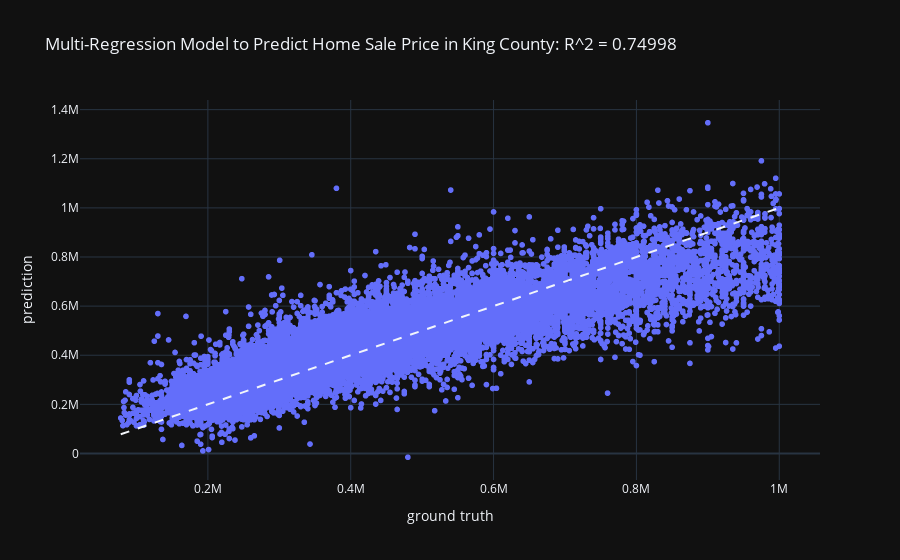
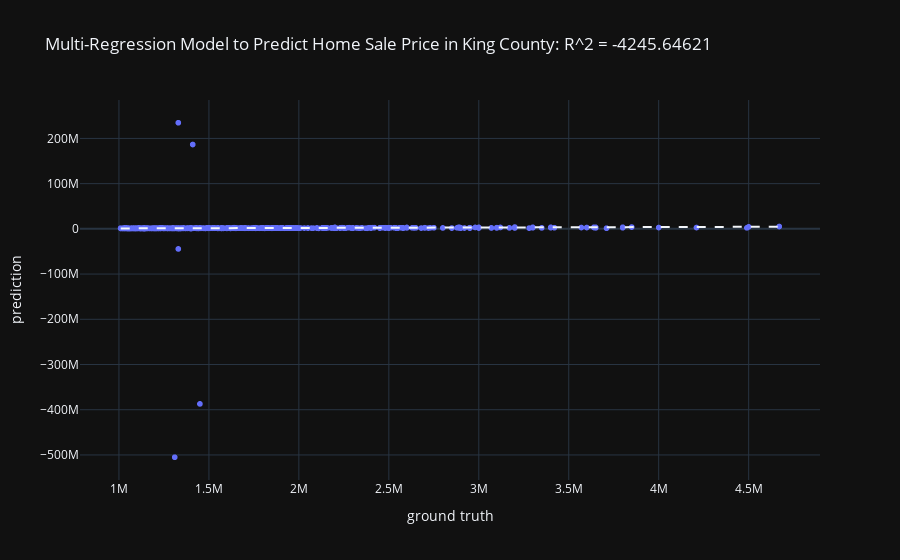

The code cell stored with these charts, in order, in its notebook:
### Code cell
for tier in home_groups:
    y = tier['price']
    X = tier[['bedrooms', 'bathrooms', 'sqft_living', 'floors', 'waterfront',
                          'sqft_above', 'sqft_basement', 'yr_renovated', 'lat', 'sqft_living15',
                          'renovated', 'view_ord', 'grade_ord', 'Avg. Income/H/hold']]


    linear_with_interaction = PolynomialFeatures(degree=2, interaction_only=True, include_bias=False)

    X_transformed = linear_with_interaction.fit_transform(X)

    feat_names = pd.Series(linear_with_interaction.get_feature_names())

    feat_names
    xs = ['x0', 'x1', 'x2', 'x3', 'x4', 'x5', 'x6', 'x7', 'x8', 'x9', 'x10', 'x11', 'x12', 'x13']

    columns = X.columns

    map_dict = {x: y for x, y in zip(xs, columns)}

    for key, value in map_dict.items():
        feat_names = feat_names.str.replace(key, value)

    income_trans = pd.DataFrame(X_transformed)

    income_trans.columns = feat_names

    income_trans = income_trans.join(dummy_zip)
    # Generate train/test sets

    X_train, X_test, y_train, y_test = train_test_split(
        income_trans, y, test_size=.3, random_state=42
    )

    # Init, fit, score
    interactions_model = LinearRegression()
    interactions_model.fit(X_train, y_train)

    print(f"Training score: {interactions_model.score(X_train, y_train)}")

    print(f"Testing score: {interactions_model.score(X_test, y_test)}")

    interactions_model_score = interactions_model.score(X_test, y_test)
    # Now its time to visualize our beautiful result!

    X = income_trans
    y = tier['price']
    y_pred = interactions_model.predict(income_trans)

    fig = px.scatter(x=y, y=y_pred, labels={'x': 'ground truth', 'y': 'prediction'},
                     title=f"Multi-Regression Model to Predict Home Sale Price in King County: R^2 = {interactions_model_score:.05f}")
    fig.add_shape(
        type="line", line=dict(dash='dash'),
        x0=y.min(), y0=y.min(),
        x1=y.max(), y1=y.max()
    )

    fig.show()

### Figure 1 — Plotly figure (JSON) as saved in the notebook; plotly's stock layout.template omitted (floating-point values rounded to 4 significant figures; data arrays with more than 128 entries replaced by an {"elided": "..."} marker saying what was removed)
{"data": [{"hovertemplate": "ground truth=%{x}<br>prediction=%{y}<extra></extra>", "legendgroup": "", "marker": {"color": "#636efa", "symbol": "circle"}, "mode": "markers", "name": "", "showlegend": false, "x": {"elided": "18970 int values"}, "xaxis": "x", "y": {"elided": "18970 float values"}, "yaxis": "y", "type": "scattergl"}], "layout": {"xaxis": {"anchor": "y", "domain": [0.0, 1.0], "title": {"text": "ground truth"}}, "yaxis": {"anchor": "x", "domain": [0.0, 1.0], "title": {"text": "prediction"}}, "legend": {"tracegroupgap": 0}, "title": {"text": "Multi-Regression Model to Predict Home Sale Price in King County: R^2 = 0.74998"}, "shapes": [{"line": {"dash": "dash"}, "type": "line", "x0": 78000, "x1": 1000000, "y0": 78000, "y1": 1000000}]}}

### Figure 2 — Plotly figure (JSON) as saved in the notebook; plotly's stock layout.template omitted (floating-point values rounded to 4 significant figures; data arrays with more than 128 entries replaced by an {"elided": "..."} marker saying what was removed)
{"data": [{"hovertemplate": "ground truth=%{x}<br>prediction=%{y}<extra></extra>", "legendgroup": "", "marker": {"color": "#636efa", "symbol": "circle"}, "mode": "markers", "name": "", "showlegend": false, "x": {"elided": "1366 int values"}, "xaxis": "x", "y": {"elided": "1366 float values"}, "yaxis": "y", "type": "scattergl"}], "layout": {"xaxis": {"anchor": "y", "domain": [0.0, 1.0], "title": {"text": "ground truth"}}, "yaxis": {"anchor": "x", "domain": [0.0, 1.0], "title": {"text": "prediction"}}, "legend": {"tracegroupgap": 0}, "title": {"text": "Multi-Regression Model to Predict Home Sale Price in King County: R^2 = -4245.64621"}, "shapes": [{"line": {"dash": "dash"}, "type": "line", "x0": 1010000, "x1": 4670000, "y0": 1010000, "y1": 4670000}]}}
